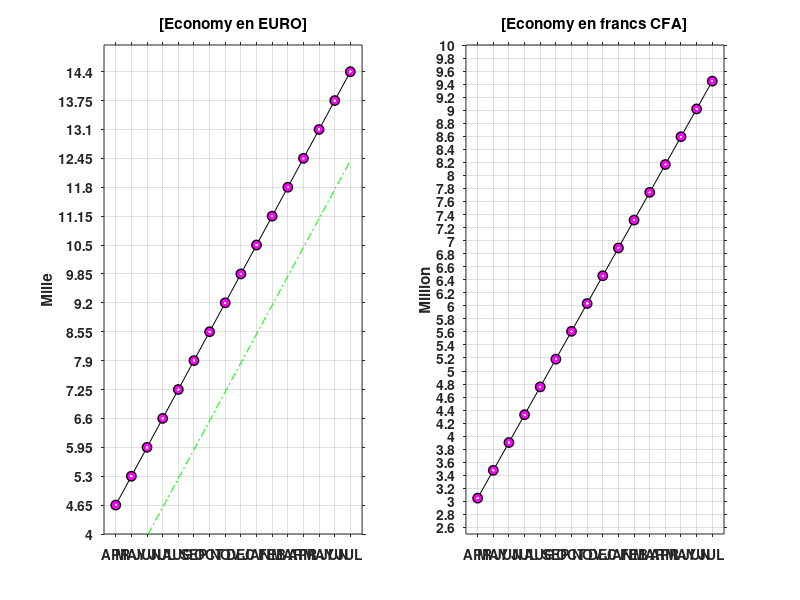

The MATLAB source for this figure:
%%
t0 = 4000;
Tok = 4000;
for i = 1:16
    Tok = Tok + 650
    Toki(:,i) = Tok;
end
%%
figure
subplot(1,2,1)
plot(1:16,Toki./1000,'-k')
hold on
plot(1:16,Toki./1000,'o','LineWidth',1,...
                       'MarkerEdgeColor','k',...
                       'MarkerFaceColor','m',...
                       'MarkerSize',7)
hold on
plot(1:16,Toki./1000,'.w')
hold on
plot(1:16,(Toki-2000)./1000,'-.g')

grid on
ylabel('Mille')
title('[Economy en EURO]')
set(gca,'xtick',1:16,'xlim',[0.25 16.75],'ylim',[4 15],'ytick',4:.65:15,'xticklabel',{'APR';'MAY';'JUN';'JUL';'AUG';'SEP';'OCT';'NOV';'DEC';'JAN';'FEB';'MAR'},'Fontsize',10,'fontweight','bold','TickDir','out','ticklen',[0.007 0.005])
subplot(1,2,2)
plot(1:16,(Toki.*655.957)/1000000,'-k')
hold on
plot(1:16,(Toki.*655.957)/1000000,'o','LineWidth',1,...
                       'MarkerEdgeColor','k',...
                       'MarkerFaceColor','m',...
                       'MarkerSize',7)
hold on
plot(1:16,(Toki.*655.957)/1000000,'.w')

grid on
ylabel('Million')
set(gca,'xtick',1:16,'xlim',[0.25 16.75],'ylim',[2.5 10],'ytick',2:.2:11,'xticklabel',{'APR';'MAY';'JUN';'JUL';'AUG';'SEP';'OCT';'NOV';'DEC';'JAN';'FEB';'MAR'},'Fontsize',10,'fontweight','bold','TickDir','out','ticklen',[0.007 0.005])
title('[Economy en francs CFA]')

